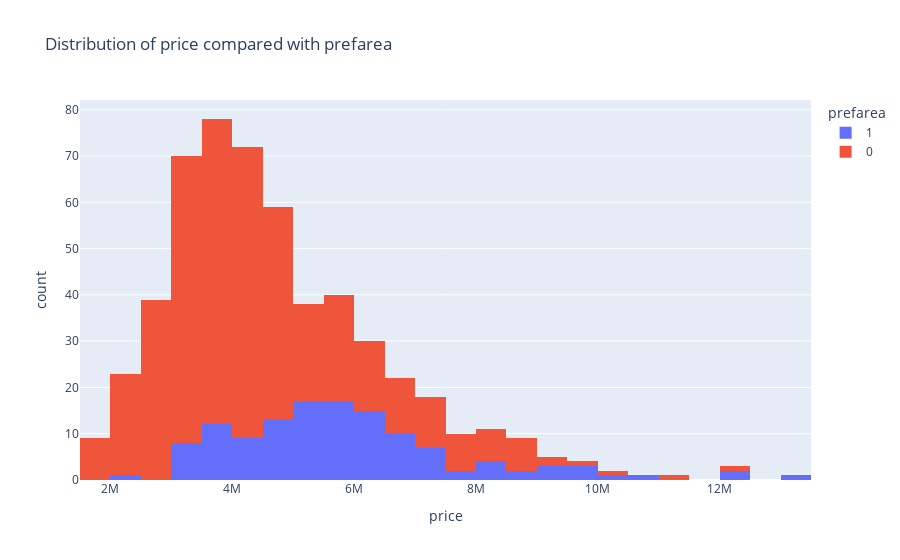

This figure's notebook cell:
### Code cell
# Price Distribution compared with other categorical feature

cat_feature = 'prefarea'

data_engineering.plot_feature_distribution(df_cleaned, 'price', is_categorical=False, comparison=cat_feature)

### Figure 1 — Plotly figure (JSON) as saved in the notebook; plotly's stock layout.template omitted (floating-point values rounded to 4 significant figures; data arrays with more than 128 entries replaced by an {"elided": "..."} marker saying what was removed)
{"data": [{"alignmentgroup": "True", "bingroup": "x", "hovertemplate": "prefarea=1<br>price=%{x}<br>count=%{y}<extra></extra>", "legendgroup": "1", "marker": {"color": "#636efa", "pattern": {"shape": ""}}, "name": "1", "offsetgroup": "1", "orientation": "v", "showlegend": true, "type": "histogram", "x": [13300000, 12250000, 12215000, 10850000, 10150000, 9870000, 9800000, 9800000, 9310000, 9240000, 9100000, 8855000, 8540000, 8463000, 8400000, 8295000, 8043000, 7875000, 7840000, 7490000, 7420000, 7420000, 7343000, 7245000, 7035000, 7000000, 6790000, 6790000, 6720000, 6685000, 6650000, 6650000, 6650000, 6629000, 6615000, 6510000, 6475000, 6419000, 6300000, 6300000, 6293000, 6265000, 6230000, 6230000, 6195000, 6160000, 6125000, 6090000, 6083000, 6020000, 6020000, 5950000, 5950000, 5950000, 5950000, 5950000, 5880000, 5873000, 5803000, 5740000, 5652500, 5600000, 5600000, 5600000, 5565000, 5565000, 5530000, 5523000, 5460000, 5460000, 5425000, 5390000, 5320000, 5250000, 5250000, 5250000, 5250000, 5243000, 5229000, 5215000, 5145000, 5110000, 5110000, 5075000, 5040000, 4830000, 4830000, 4830000, 4760000, 4690000, 4690000, 4620000, 4585000, 4550000, 4550000, 4550000, 4543000, 4515000, 4403000, 4403000, 4305000, 4277000, 4235000, 4200000, 4200000, 4098500, 4060000, 3990000, 3920000, 3850000, 3850000, 3780000, 3745000, 3640000, 3640000, 3633000, 3605000, 3500000, 3500000, 3465000, 3465000, 3430000, 3430000, 3430000, 3332000, 3290000, 3118850, 2233000], "xaxis": "x", "yaxis": "y"}, {"alignmentgroup": "True", "bingroup": "x", "hovertemplate": "prefarea=0<br>price=%{x}<br>count=%{y}<extra></extra>", "legendgroup": "0", "marker": {"color": "#EF553B", "pattern": {"shape": ""}}, "name": "0", "offsetgroup": "0", "orientation": "v", "showlegend": true, "type": "histogram", "x": {"elided": "417 int values"}, "xaxis": "x", "yaxis": "y"}], "layout": {"barmode": "relative", "legend": {"title": {"text": "prefarea"}, "tracegroupgap": 0}, "title": {"text": "Distribution of price compared with prefarea"}, "xaxis": {"anchor": "y", "domain": [0, 1], "title": {"text": "price"}}, "yaxis": {"anchor": "x", "domain": [0, 1], "title": {"text": "count"}}}}
